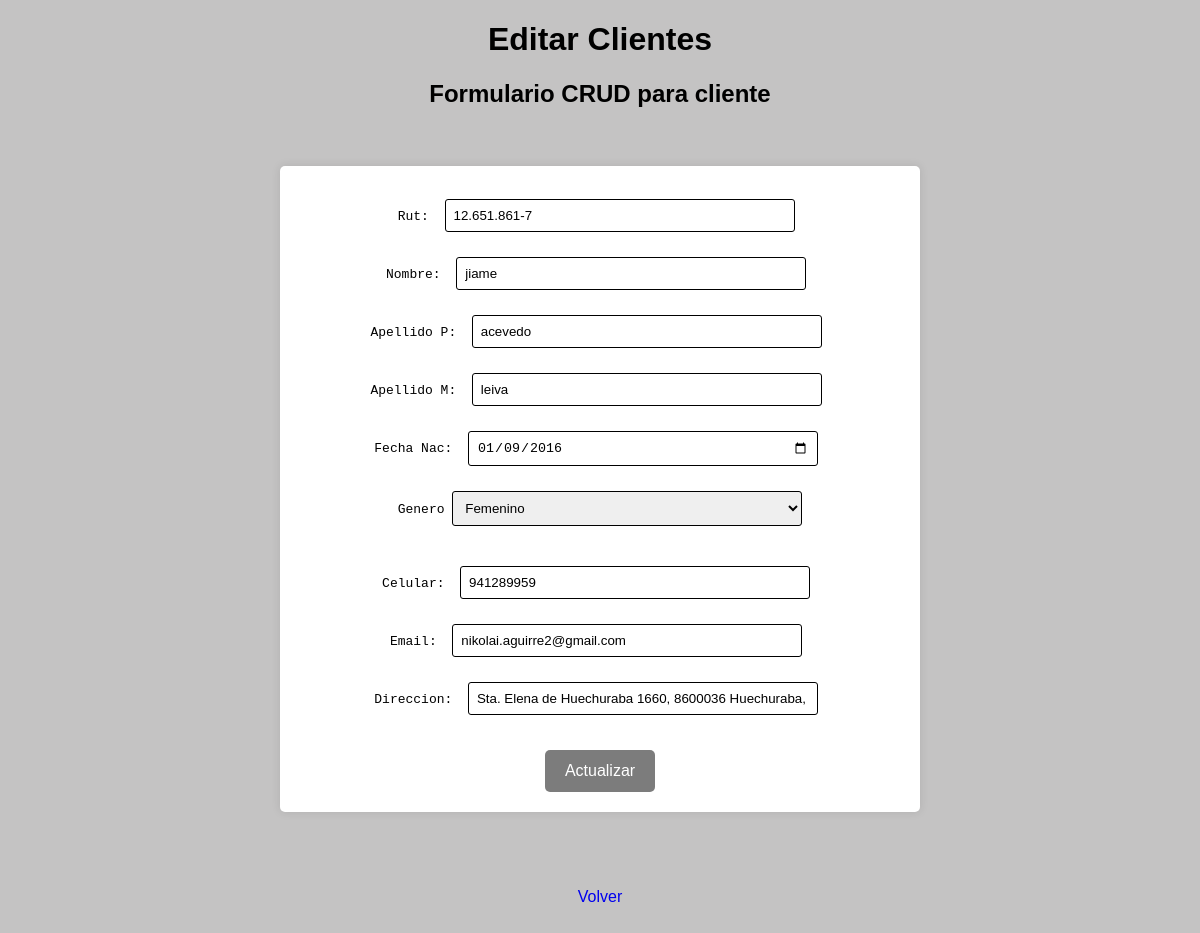
Before: /clientes/clientes_findEdit/12.651.861-7 with the older database file.
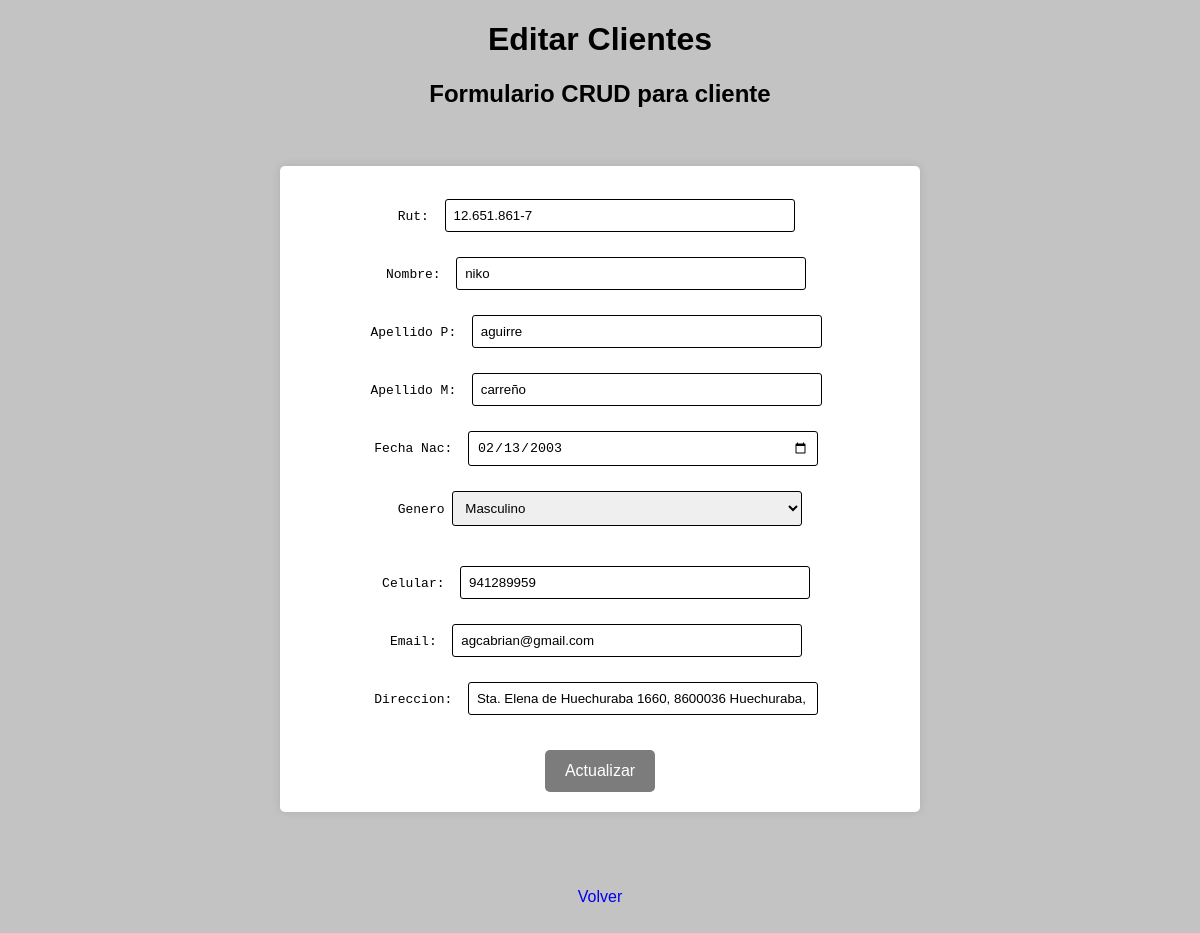
After: the same page with the newer database file.
### clientes/models.py (models this page shows, shortened)
class Cliente(models.Model):
    rut = models.CharField(primary_key=True,max_length=10)
    nombre = models.CharField(max_length=50)
    apellido_paterno = models.CharField(max_length=50)
    apellido_materno = models.CharField(max_length=50)
    fecha_nacimiento = models.DateField(blank=False,null=False)
    id_genero = models.ForeignKey("Genero",on_delete=models.CASCADE,db_column="id_genero")
    telefono = models.CharField(max_length=45)
    email = models.EmailField(unique=True,max_length=100,blank=True,null=True)
    direccion = models.CharField(max_length=100,blank=True,null=True)
    activo = models.IntegerField()

### clientes/views.py (the view)
# urls.py: path('clientes_findEdit/<str:pk>', views.clientes_findEdit, name='clientes_findEdit'),
def clientes_findEdit(request,pk):
    if pk != "":
        cliente=Cliente.objects.get(rut=pk)
        generos = Genero.objects.all()
        print(type(cliente.id_genero.genero))
        context = {'cliente':cliente,'generos':generos}
        if cliente:
            return render(request,"clientes/clientes_edit.html",context)
        else:
            context={"mensaje":"Error, rut no existe"}
            return render(request,"clientes/clientes_edit.html",context)

### clientes/templates/clientes/clientes_edit.html (shortened to what this page needs)
{% load static %}
<!DOCTYPE html>
<html lang="en">
<head>
</head>
<body>
    <h1>Editar Clientes</h1>
    <div style="text-align: center;">
        {% if cliente %}
        <h2>Formulario CRUD para cliente</h2><br>
        <form action="{% url 'clientesUpdate' %}" method="POST">
            <pre>Rut:  <input type="text"name="rut" value="{{cliente.rut}}"> </pre>
            <pre>Nombre:  <input type="text"name="nombre" value="{{cliente.nombre}}"> </pre>
            <pre>Apellido P:  <input type="text"name="paterno" value="{{cliente.apellido_paterno}}"> </pre>
            <pre>Apellido M:  <input type="text"name="materno" value="{{cliente.apellido_materno}}"> </pre>
            <pre>Fecha Nac:  <input type="date"name="fechaNac" value="{{cliente.fecha_nacimiento|date:'Y-m-d'}}"> </pre>
            <pre>Genero <select name="genero">
                {% for genero in generos %}
                    {% if genero.genero == cliente.id_genero.genero %}
                        <option value="{{genero.id_genero}}" selected>{{genero.genero}}</option>
                    {% else %}
                        <option value="{{genero.id_genero}}">{{genero.genero}}</option>
                    {% endif %}
                {% endfor %}
            </select>
            </pre>
            <pre>Celular:  <input type="text"name="telefono" value="{{cliente.telefono}}"> </pre>
            <pre>Email:  <input type="email"name="email" value="{{cliente.email}}"> </pre>
            <pre>Direccion:  <input type="text"name="direccion" value="{{cliente.direccion}}"> </pre>
            <input type="submit" name="opcion" value="Actualizar">
        </form><br><br>
        {% endif %}
        <a href="{% url 'crud' %}">Volver</a>
        <br>
    </div>
</body>
</html>

### clientes/templates/clientes/clientes_edit.html (style rules this page uses)
body { background-color: rgb(196, 195, 195); font-family: Arial, sans-serif; }
h1, h2 { text-align: center; }
form { width: 80%; max-width: 600px; margin: 20px auto; background-color: white; padding: 20px; border-radius: 5px; box-shadow: 0 0 10px rgba(0, 0, 0, 0.1); }
form pre { margin-bottom: 15px; }
form input[type="text"], form input[type="date"], form input[type="email"], form select { width: calc(60% - 10px); padding: 8px; margin-bottom: 10px; border: 1px solid #000000; border-radius: 3px; box-sizing: border-box; }
form input[type="submit"] { background-color: #7c7c7c; color: white; border: none; padding: 12px 20px; text-align: center; text-decoration: none; display: inline-block; font-size: 16px; margin-top: 10px; cursor: pointer; border-radius: 5px; transition: background-color 0.9s ease; }
a { display: block; text-align: center; margin-top: 20px; text-decoration: none; }

Changed rows visible on the page:
changed Cliente "Sta. Elena de Huechuraba 1660, 8600036 Huechuraba, Región Metropolitana": nombre "jiame" → "niko"; paterno "acevedo" → "aguirre"; materno "leiva" → "carreño"; fechaNac "01/09/2016" → "02/13/2003"; email "nikolai.aguirre2@gmail.com" → "agcabrian@gmail.com"
Other visible differences:
form field genero: "Femenino" → "Masculino"
